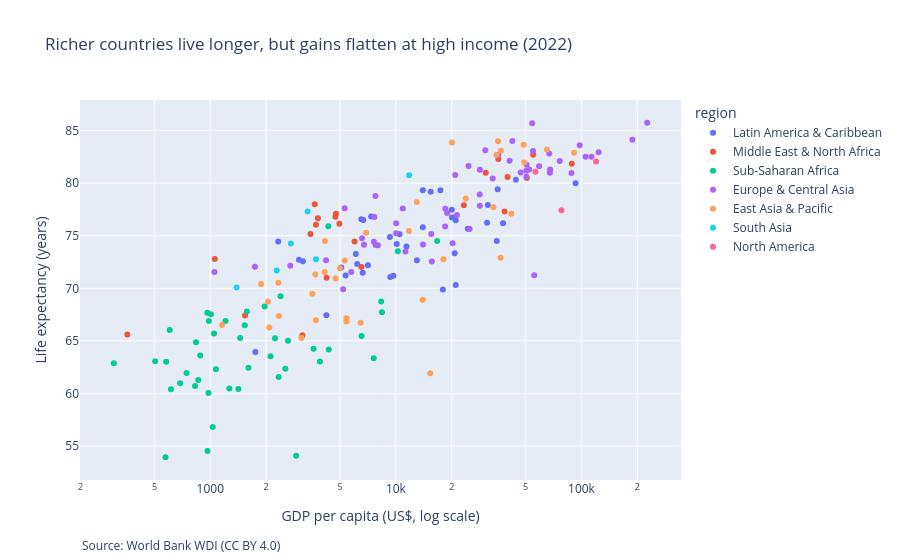

Notebook code for this chart:
### Markdown cell above
## 11. Interactive upgrade (Plotly Express)
Rebuilds the same chart with a log x axis, colour by region, a finding title, units, a source note, and hover tooltips.

### Code cell
fig = px.scatter(
    latest,
    x="gdp_per_capita",
    y="life_expectancy",
    color="region",              # fixes critique 2: groups visible
    log_x=True,                  # fixes critique 1: log scale spreads countries out
    hover_name="country",        # tooltip shows the country name
    hover_data={"population": ":,", "gdp_per_capita": ":,.0f", "life_expectancy": ":.1f"},
    labels={"gdp_per_capita": "GDP per capita (US$, log scale)",
            "life_expectancy": "Life expectancy (years)"},
    title=f"Richer countries live longer, but gains flatten at high income ({LATEST})",  # fixes critique 3
)

# Source note under the chart
fig.add_annotation(text=SOURCE, xref="paper", yref="paper", x=0, y=-0.2, showarrow=False)

# Save as interactive HTML and show
fig.write_html("figures/p1_interactive.html")
fig.show()

### Figure 1 — Plotly figure (JSON) as saved in the notebook; plotly's stock layout.template omitted (floating-point values rounded to 4 significant figures)
{"data": [{"customdata": [[107300.0], [45410000.0], [92840.0], [397500.0], [402700.0], [12080000.0], [210300000.0], [282300.0], [19550000.0], [51740000.0], [5082000.0], [153300.0], [71590.0], [66830.0], [11230000.0], [17820000.0], [116900.0], [17850000.0], [821600.0], [10460000.0], [11500000.0], [2839000.0], [46710.0], [178800.0], [128600000.0], [6731000.0], [4401000.0], [33480000.0], [3220000.0], [6760000.0], [6280000.0], [623200.0], [42140.0], [45850.0], [1366000.0], [3391000.0], [102000.0], [28210000.0], [105400.0]], "hovertemplate": "<b>%{hovertext}</b><br><br>region=Latin America & Caribbean<br>GDP per capita (US$, log scale)=%{x:,.0f}<br>Life expectancy (years)=%{y:.1f}<br>population=%{customdata[0]:,}<extra></extra>", "hovertext": ["Aruba", "Argentina", "Antigua and Barbuda", "Bahamas, The", "Belize", "Bolivia", "Brazil", "Barbados", "Chile", "Colombia", "Costa Rica", "Curacao", "Cayman Islands", "Dominica", "Dominican Republic", "Ecuador", "Grenada", "Guatemala", "Guyana", "Honduras", "Haiti", "Jamaica", "St. Kitts and Nevis", "St. Lucia", "Mexico", "Nicaragua", "Panama", "Peru", "Puerto Rico (US)", "Paraguay", "El Salvador", "Suriname", "Sint Maarten (Dutch part)", "Turks and Caicos Islands", "Trinidad and Tobago", "Uruguay", "St. Vincent and the Grenadines", "Venezuela, RB", "Virgin Islands (U.S.)"], "legendgroup": "Latin America & Caribbean", "marker": {"color": "#636efa", "symbol": "circle"}, "mode": "markers", "name": "Latin America & Caribbean", "orientation": "v", "showlegend": true, "type": "scatter", "x": [31000.0, 13960.0, 20000.0, 34960.0, 7068.0, 4219.0, 9281.0, 24390.0, 15400.0, 6680.0, 13970.0, 20060.0, 92940.0, 9324.0, 10100.0, 6516.0, 10470.0, 5357.0, 17910.0, 3003.0, 1748.0, 6626.0, 21010.0, 12980.0, 11410.0, 2323.0, 17380.0, 7354.0, 35350.0, 6189.0, 5075.0, 6084.0, 37790.0, 31280.0, 20750.0, 21010.0, 9694.0, 3155.0, 44320.0], "xaxis": "x", "y": [76.23, 75.81, 77.48, 74.49, 72.19, 67.43, 74.87, 75.68, 79.18, 76.51, 79.32, 76.73, 79.98, 71.08, 74.21, 76.58, 75.15, 71.21, 69.89, 72.72, 63.95, 71.48, 70.31, 72.67, 73.97, 74.46, 79.32, 76.83, 79.43, 72.32, 71.97, 73.25, 76.18, 77.92, 73.33, 76.47, 71.19, 72.57, 80.32], "yaxis": "y"}, {"customdata": [[40580000.0], [10070000.0], [1525000.0], [1137000.0], [45480000.0], [112600000.0], [89520000.0], [44070000.0], [9558000.0], [11260000.0], [4590000.0], [5744000.0], [7224000.0], [37330000.0], [531100.0], [4730000.0], [243700000.0], [5044000.0], [2657000.0], [32180000.0], [22460000.0], [12120000.0]], "hovertemplate": "<b>%{hovertext}</b><br><br>region=Middle East & North Africa<br>GDP per capita (US$, log scale)=%{x:,.0f}<br>Life expectancy (years)=%{y:.1f}<br>population=%{customdata[0]:,}<extra></extra>", "hovertext": ["Afghanistan", "United Arab Emirates", "Bahrain", "Djibouti", "Algeria", "Egypt, Arab Rep.", "Iran, Islamic Rep.", "Iraq", "Israel", "Jordan", "Kuwait", "Lebanon", "Libya", "Morocco", "Malta", "Oman", "Pakistan", "West Bank and Gaza", "Qatar", "Saudi Arabia", "Syrian Arab Republic", "Tunisia"], "legendgroup": "Middle East & North Africa", "marker": {"color": "#EF553B", "symbol": "circle"}, "mode": "markers", "name": "Middle East & North Africa", "orientation": "v", "showlegend": true, "type": "scatter", "x": [357.3, 50760.0, 30470.0, 3133.0, 4960.0, 4233.0, 4721.0, 6521.0, 54950.0, 4754.0, 39980.0, 3654.0, 5987.0, 3463.0, 35660.0, 23220.0, 1538.0, 3800.0, 88700.0, 38510.0, 1057.0, 3707.0], "xaxis": "x", "y": [65.62, 80.49, 80.99, 65.54, 76.13, 71.01, 76.8, 72.04, 82.7, 77.09, 80.59, 78.0, 74.46, 75.16, 82.3, 77.91, 67.42, 76.66, 81.86, 77.31, 72.79, 76.05], "yaxis": "y"}, {"customdata": [[35640000.0], [13320000.0], [13760000.0], [22510000.0], [2440000.0], [30400000.0], [27630000.0], [102400000.0], [6035000.0], [834200.0], [519700.0], [125400000.0], [2431000.0], [33150000.0], [14060000.0], [2636000.0], [2106000.0], [1804000.0], [54250000.0], [5373000.0], [2286000.0], [30440000.0], [23070000.0], [32660000.0], [4876000.0], [1263000.0], [20570000.0], [2890000.0], [25310000.0], [223200000.0], [13650000.0], [49380000.0], [17650000.0], [8277000.0], [17800000.0], [226300.0], [1219000.0], [119900.0], [18460000.0], [8069000.0], [64710000.0], [47310000.0], [62380000.0], [20150000.0], [16070000.0]], "hovertemplate": "<b>%{hovertext}</b><br><br>region=Sub-Saharan Africa<br>GDP per capita (US$, log scale)=%{x:,.0f}<br>Life expectancy (years)=%{y:.1f}<br>population=%{customdata[0]:,}<extra></extra>", "hovertext": ["Angola", "Burundi", "Benin", "Burkina Faso", "Botswana", "Cote d'Ivoire", "Cameroon", "Congo, Dem. Rep.", "Congo, Rep.", "Comoros", "Cabo Verde", "Ethiopia", "Gabon", "Ghana", "Guinea", "Gambia, The", "Guinea-Bissau", "Equatorial Guinea", "Kenya", "Liberia", "Lesotho", "Madagascar", "Mali", "Mozambique", "Mauritania", "Mauritius", "Malawi", "Namibia", "Niger", "Nigeria", "Rwanda", "Sudan", "Senegal", "Sierra Leone", "Somalia, Fed. Rep.", "Sao Tome and Principe", "Eswatini", "Seychelles", "Chad", "Togo", "Tanzania", "Uganda", "South Africa", "Zambia", "Zimbabwe"], "legendgroup": "Sub-Saharan Africa", "marker": {"color": "#00cc96", "symbol": "circle"}, "mode": "markers", "name": "Sub-Saharan Africa", "orientation": "v", "showlegend": true, "type": "scatter", "x": [3599.0, 301.8, 1266.0, 827.3, 8329.0, 2333.0, 1605.0, 687.7, 2621.0, 1534.0, 4323.0, 982.1, 8409.0, 2230.0, 1417.0, 836.2, 881.6, 7589.0, 2110.0, 744.6, 1030.0, 504.1, 976.9, 578.3, 1961.0, 10250.0, 604.3, 4350.0, 613.6, 2899.0, 1007.0, 1046.0, 1574.0, 860.4, 573.1, 2390.0, 3894.0, 16680.0, 966.0, 1072.0, 1208.0, 963.1, 6534.0, 1447.0, 2536.0], "xaxis": "x", "y": [64.25, 62.88, 60.48, 60.7, 68.75, 61.56, 62.44, 60.98, 65.0, 66.48, 75.91, 66.9, 67.71, 65.25, 60.43, 64.86, 63.6, 63.35, 63.55, 61.93, 56.81, 63.07, 60.03, 63.01, 68.28, 73.51, 66.04, 64.19, 60.4, 54.08, 67.53, 65.69, 67.79, 61.27, 53.93, 69.24, 63.03, 74.51, 54.53, 62.29, 66.88, 67.67, 65.45, 65.28, 62.36], "yaxis": "y"}, {"customdata": [[2452000.0], [79700.0], [2969000.0], [9042000.0], [10140000.0], [11680000.0], [6465000.0], [3205000.0], [9228000.0], [8777000.0], [167200.0], [1331000.0], [10670000.0], [83180000.0], [5903000.0], [47790000.0], [1349000.0], [5556000.0], [68180000.0], [53900.0], [67640000.0], [3713000.0], [10440000.0], [56660.0], [3856000.0], [9605000.0], [84130.0], [5213000.0], [382000.0], [59010000.0], [20030000.0], [6975000.0], [39490.0], [2832000.0], [653100.0], [1879000.0], [38930.0], [2529000.0], [1832000.0], [623600.0], [17700000.0], [5457000.0], [36820000.0], [10430000.0], [19050000.0], [144200000.0], [33760.0], [6664000.0], [5432000.0], [2112000.0], [10490000.0], [10180000.0], [7230000.0], [84980000.0], [41050000.0], [34940000.0], [1768000.0]], "hovertemplate": "<b>%{hovertext}</b><br><br>region=Europe & Central Asia<br>GDP per capita (US$, log scale)=%{x:,.0f}<br>Life expectancy (years)=%{y:.1f}<br>population=%{customdata[0]:,}<extra></extra>", "hovertext": ["Albania", "Andorra", "Armenia", "Austria", "Azerbaijan", "Belgium", "Bulgaria", "Bosnia and Herzegovina", "Belarus", "Switzerland", "Channel Islands", "Cyprus", "Czechia", "Germany", "Denmark", "Spain", "Estonia", "Finland", "France", "Faroe Islands", "United Kingdom", "Georgia", "Greece", "Greenland", "Croatia", "Hungary", "Isle of Man", "Ireland", "Iceland", "Italy", "Kazakhstan", "Kyrgyz Republic", "Liechtenstein", "Lithuania", "Luxembourg", "Latvia", "Monaco", "Moldova", "North Macedonia", "Montenegro", "Netherlands", "Norway", "Poland", "Portugal", "Romania", "Russian Federation", "San Marino", "Serbia", "Slovak Republic", "Slovenia", "Sweden", "Tajikistan", "Turkmenistan", "Turkiye", "Ukraine", "Uzbekistan", "Kosovo"], "legendgroup": "Europe & Central Asia", "marker": {"color": "#ab63fa", "symbol": "circle"}, "mode": "markers", "name": "Europe & Central Asia", "orientation": "v", "showlegend": true, "type": "scatter", "x": [7757.0, 42410.0, 6572.0, 52340.0, 7771.0, 50640.0, 14000.0, 7656.0, 7995.0, 97810.0, 67630.0, 33230.0, 28280.0, 50510.0, 67780.0, 30320.0, 28340.0, 50440.0, 40990.0, 67070.0, 47030.0, 6730.0, 20880.0, 55640.0, 18470.0, 18430.0, 88330.0, 105200.0, 76380.0, 35650.0, 11260.0, 1740.0, 188100.0, 24950.0, 123700.0, 20220.0, 226100.0, 5744.0, 7606.0, 10040.0, 59120.0, 113100.0, 18890.0, 24620.0, 15500.0, 15630.0, 54260.0, 10020.0, 21320.0, 28360.0, 54840.0, 1052.0, 5198.0, 10900.0, 4200.0, 2699.0, 5298.0], "xaxis": "x", "y": [78.77, 84.02, 74.77, 81.3, 74.12, 81.75, 74.16, 76.78, 74.1, 83.6, 81.0, 80.43, 78.93, 80.61, 81.3, 83.13, 77.84, 81.19, 82.13, 82.82, 81.01, 74.14, 80.79, 71.23, 77.58, 75.87, 80.96, 82.51, 82.12, 82.7, 73.5, 72.05, 84.12, 75.64, 82.95, 74.28, 85.75, 71.55, 74.42, 76.19, 81.61, 82.51, 77.16, 81.63, 75.15, 72.55, 85.71, 75.24, 76.97, 81.28, 83.06, 71.56, 69.91, 77.59, 72.66, 72.15, 77.62], "yaxis": "y"}, {"customdata": [[48340.0], [26020000.0], [455400.0], [1412000000.0], [919400.0], [112100.0], [165200.0], [7346000.0], [278800000.0], [125100000.0], [17200000.0], [130500.0], [51670000.0], [7559000.0], [677300.0], [40080.0], [53760000.0], [3434000.0], [46080.0], [34700000.0], [287100.0], [11800.0], [5082000.0], [114000000.0], [17760.0], [10200000.0], [280400.0], [5637000.0], [781100.0], [71740000.0], [1369000.0], [105000.0], [9992.0], [99680000.0], [313000.0], [215300.0]], "hovertemplate": "<b>%{hovertext}</b><br><br>region=East Asia & Pacific<br>GDP per capita (US$, log scale)=%{x:,.0f}<br>Life expectancy (years)=%{y:.1f}<br>population=%{customdata[0]:,}<extra></extra>", "hovertext": ["American Samoa", "Australia", "Brunei Darussalam", "China", "Fiji", "Micronesia, Fed. Sts.", "Guam", "Hong Kong SAR, China", "Indonesia", "Japan", "Cambodia", "Kiribati", "Korea, Rep.", "Lao PDR", "Macao SAR, China", "Marshall Islands", "Myanmar", "Mongolia", "Northern Mariana Islands", "Malaysia", "New Caledonia", "Naoero", "New Zealand", "Philippines", "Palau", "Papua New Guinea", "French Polynesia", "Singapore", "Solomon Islands", "Thailand", "Timor-Leste", "Tonga", "Tuvalu", "Viet Nam", "Vanuatu", "Samoa"], "legendgroup": "East Asia & Pacific", "marker": {"color": "#FFA15A", "symbol": "circle"}, "mode": "markers", "name": "East Asia & Pacific", "orientation": "v", "showlegend": true, "type": "scatter", "x": [18020.0, 65170.0, 36630.0, 12970.0, 5414.0, 3704.0, 41830.0, 48830.0, 4731.0, 35550.0, 2325.0, 2079.0, 34820.0, 2046.0, 36810.0, 6456.0, 1158.0, 4994.0, 23790.0, 11750.0, 33520.0, 15310.0, 49140.0, 3548.0, 13930.0, 3102.0, 20050.0, 91230.0, 1878.0, 6910.0, 2343.0, 5298.0, 5415.0, 4148.0, 3680.0, 4132.0], "xaxis": "x", "y": [72.75, 83.2, 72.92, 78.2, 67.15, 66.96, 77.1, 83.66, 70.92, 84.0, 70.53, 66.27, 82.68, 68.72, 83.08, 66.72, 66.51, 71.9, 78.53, 75.44, 77.7, 61.93, 81.96, 69.47, 68.92, 65.27, 83.86, 82.9, 70.41, 75.29, 67.37, 72.64, 66.85, 74.5, 71.3, 71.55], "yaxis": "y"}, {"customdata": [[169400000.0], [780900.0], [1425000000.0], [22180000.0], [524100.0], [29720000.0]], "hovertemplate": "<b>%{hovertext}</b><br><br>region=South Asia<br>GDP per capita (US$, log scale)=%{x:,.0f}<br>Life expectancy (years)=%{y:.1f}<br>population=%{customdata[0]:,}<extra></extra>", "hovertext": ["Bangladesh", "Bhutan", "India", "Sri Lanka", "Maldives", "Nepal"], "legendgroup": "South Asia", "marker": {"color": "#19d3f3", "symbol": "circle"}, "mode": "markers", "name": "South Asia", "orientation": "v", "showlegend": true, "type": "scatter", "x": [2716.0, 3711.0, 2280.0, 3343.0, 11790.0, 1386.0], "xaxis": "x", "y": [74.27, 72.75, 71.7, 77.3, 80.76, 70.09], "yaxis": "y"}, {"customdata": [[64750.0], [38950000.0], [334000000.0]], "hovertemplate": "<b>%{hovertext}</b><br><br>region=North America<br>GDP per capita (US$, log scale)=%{x:,.0f}<br>Life expectancy (years)=%{y:.1f}<br>population=%{customdata[0]:,}<extra></extra>", "hovertext": ["Bermuda", "Canada", "United States"], "legendgroup": "North America", "marker": {"color": "#FF6692", "symbol": "circle"}, "mode": "markers", "name": "North America", "orientation": "v", "showlegend": true, "type": "scatter", "x": [120000.0, 56500.0, 78010.0], "xaxis": "x", "y": [82.06, 81.09, 77.43], "yaxis": "y"}], "layout": {"annotations": [{"showarrow": false, "text": "Source: World Bank WDI (CC BY 4.0)", "x": 0, "xref": "paper", "y": -0.2, "yref": "paper"}], "legend": {"title": {"text": "region"}, "tracegroupgap": 0}, "title": {"text": "Richer countries live longer, but gains flatten at high income (2022)"}, "xaxis": {"anchor": "y", "domain": [0, 1], "title": {"text": "GDP per capita (US$, log scale)"}, "type": "log"}, "yaxis": {"anchor": "x", "domain": [0, 1], "title": {"text": "Life expectancy (years)"}}}}
